Frame 1 (no input): blank canvas, image omitted
Frame 60 (the mouse pressed at the canvas centre just before this capture): blank canvas, image omitted
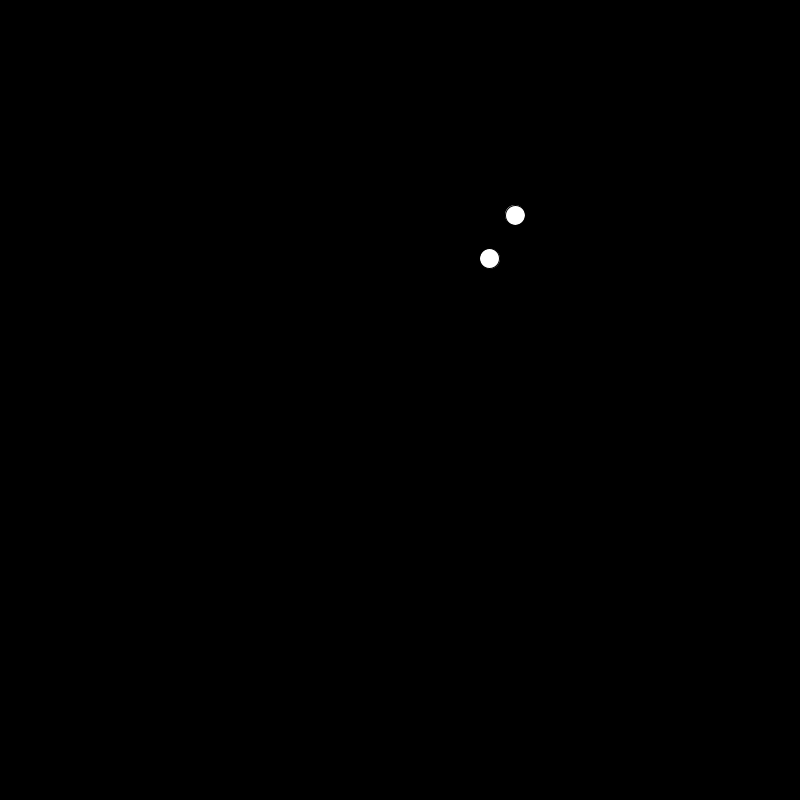
Frame 120 (the mouse held since frame 60 and released just before this capture)

The Processing sketch whose frames 1 and 60 were blank and that drew this single picture after the mouse press (run headless with seeded random() and noise(); from frame 60 on, the mouse is pressed at the canvas centre):

// Processing sketch: Ejercicio_2_Persecuci_n_de_M_viles
// ── Ejercicio_2_Persecuci_n_de_M_viles.pde
/*
Ejercicio 2:
Persecución de Móviles
  Implementar dos objetos móviles en la pantalla:
El Móvil A, que debe tener un movimiento libre, por ejemplo lineal. El Móvil B, que debe calcular en cada frame la dirección hacia el Móvil A para acercarse a él y perseguirlo continuamente.
*/

Movil Pelota;
Movil Pelota2;
void setup() {
  size(800, 800);
  Pelota = new Movil(500, 800);
  Pelota2 = new Movil(0, 0);
}




void draw() {
  background(0);
  Pelota.dibujar();
  Pelota.mover();
  Pelota.chocar();
  Pelota2.dibujar();
  Pelota2.mover();
  Pelota2.chocar();
  Pelota2.perseguir(Pelota);
}

// ── class_movil.pde
class Movil {

  PVector pos;
  PVector vel;
  float dx;
  float dy;
  float dist;


  Movil(float posx, float posy) {
    pos = new PVector(posx, posy);
    vel = new PVector(5, 5);
  }

  void dibujar() {
    circle(pos.x, pos.y, 20);
  }


  void mover() {
    pos.add(vel);
  }


  void chocar() {
    if (pos.x < 0 || pos.x  > width ) {
      vel.x = vel.x*-1;
    }
    if (pos.y < 0 || pos.y > height) {
      vel.y = vel.y*-1;
    }
  }

  void perseguir(Movil otro) {
    dx = (otro.pos.x) - pos.x;
    dy = (otro.pos.y) - pos.y;
    dist = dist(otro.pos.x, otro.pos.y, pos.x, pos.y);
    vel = new PVector(dx, dy);
    vel.setMag(5);
    
  }
}
